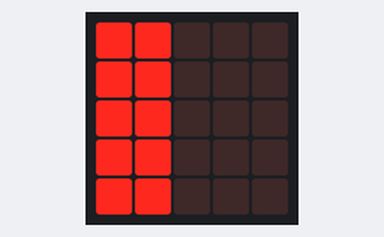
Simulated run of this program. Board: BBC micro:bit running MicroPython. Parts: the board's 5×5 LED display.

Above: at 0.1 s.
At 1.1 s:
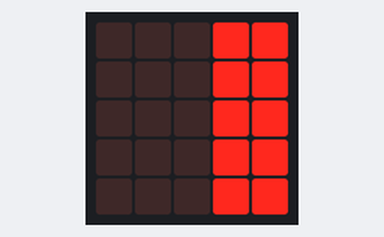
At 1.6 s:
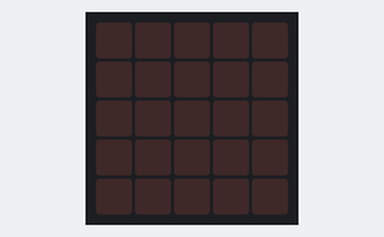

The program:

kolone_naizmenicno_2.py
```python
from microbit import *

while True:
    for i in range(0, 5):
        display.set_pixel(0, i, 9)  # prva kolona uključi
        display.set_pixel(1, i, 9)  # druga kolona uključi
    sleep(500)

    for i in range(0, 5):
        display.set_pixel(0, i, 0)  # prva kolona isključi
        display.set_pixel(1, i, 0)  # druga kolona isključi
    sleep(500)

    for i in range(0, 5):
        display.set_pixel(3, i, 9)  # četvrta kolona uključi
        display.set_pixel(4, i, 9)  # peta kolona uključi
    sleep(500)

    for i in range(0, 5):
        display.set_pixel(3, i, 0)  # četvrta kolona isključi
        display.set_pixel(4, i, 0)  # peta kolona isključi
    sleep(500)
```

Measured:
- by itself, everything shown: repeats every 2.0 s, in 4 steps
- what the display in image 1 shows lasts 0.5 s, from 1.0 s to 1.5 s
